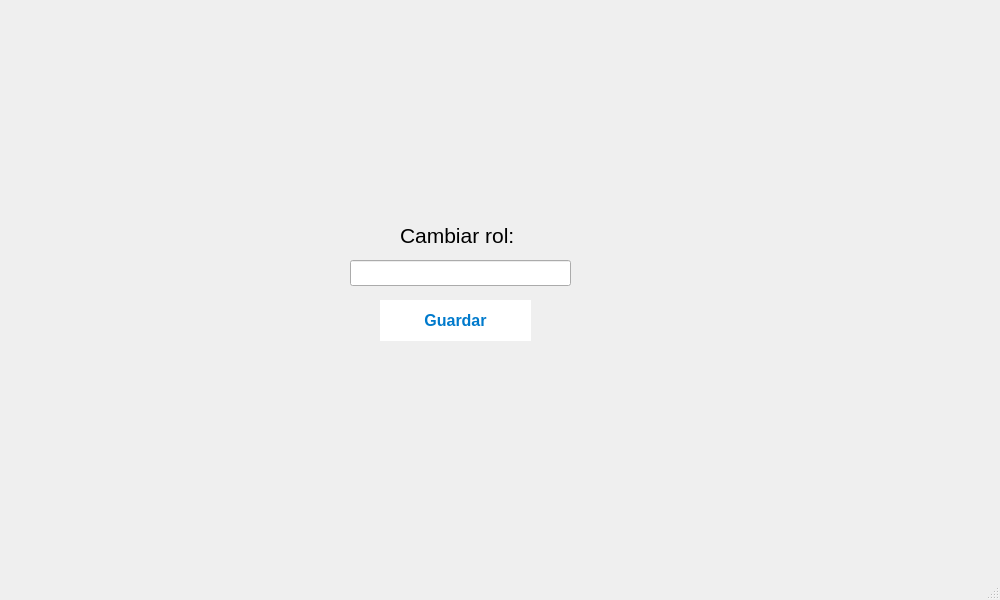
<?xml version="1.0" encoding="UTF-8"?>
<ui version="4.0">
 <class>ModifyUser</class>
 <widget class="QMainWindow" name="ModifyUser">
  <property name="geometry">
   <rect>
    <x>0</x>
    <y>0</y>
    <width>1000</width>
    <height>600</height>
   </rect>
  </property>
  <property name="windowTitle">
   <string>MainWindow</string>
  </property>
  <widget class="QWidget" name="centralwidget">
   <widget class="QWidget" name="widgetUser" native="true">
    <property name="geometry">
     <rect>
      <x>370</x>
      <y>50</y>
      <width>171</width>
      <height>151</height>
     </rect>
    </property>
   </widget>
   <widget class="QLabel" name="nombre">
    <property name="geometry">
     <rect>
      <x>400</x>
      <y>220</y>
      <width>121</width>
      <height>31</height>
     </rect>
    </property>
    <property name="font">
     <font>
      <pointsize>16</pointsize>
     </font>
    </property>
    <property name="text">
     <string>Cambiar rol:</string>
    </property>
   </widget>
   <widget class="QLineEdit" name="lineEdit_2">
    <property name="geometry">
     <rect>
      <x>350</x>
      <y>260</y>
      <width>221</width>
      <height>26</height>
     </rect>
    </property>
   </widget>
   <widget class="QPushButton" name="pushButton1">
    <property name="geometry">
     <rect>
      <x>380</x>
      <y>300</y>
      <width>151</width>
      <height>41</height>
     </rect>
    </property>
    <property name="font">
     <font>
      <pointsize>-1</pointsize>
      <bold>true</bold>
     </font>
    </property>
    <property name="styleSheet">
     <string notr="true">    QPushButton {
        background-color: white;
        color: #007ACC; /* Text color */
        border-radius: 25px; /* Rounded corners */
        font-weight: bold;
        font-size: 16px;
    }
    QPushButton:hover {
        background-color: #E0E0E0; /* Hover effect */
        box-shadow: 0px 4px 8px rgba(0, 0, 0, 0.2);
    }
    QPushButton:pressed {
        background-color: #B0B0B0; /* Click effect */
    }</string>
    </property>
    <property name="text">
     <string>Guardar</string>
    </property>
   </widget>
  </widget>
  <widget class="QMenuBar" name="menubar">
   <property name="geometry">
    <rect>
     <x>0</x>
     <y>0</y>
     <width>1000</width>
     <height>21</height>
    </rect>
   </property>
  </widget>
  <widget class="QStatusBar" name="statusbar"/>
 </widget>
 <resources/>
 <connections/>
</ui>
